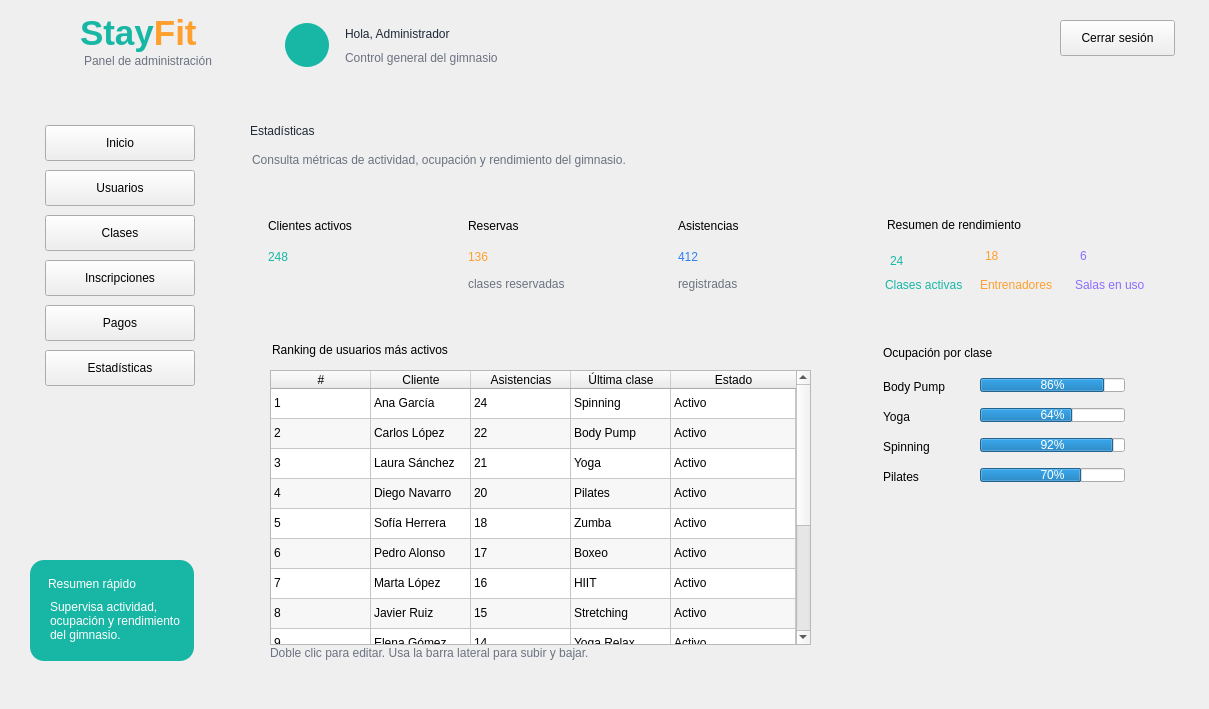
  <widget class="QWidget" name="centralwidget">
   <widget class="QFrame" name="frameHeader">
    <property name="geometry">
     <rect>
      <x>0</x>
      <y>0</y>
      <width>1200</width>
      <height>90</height>
     </rect>
    </property>
    <widget class="QLabel" name="lblLogoIcono">
     <property name="geometry">
      <rect>
       <x>18</x>
       <y>10</y>
       <width>65</width>
       <height>65</height>
      </rect>
     </property>
     <property name="text">
      <string/>
     </property>
     <property name="pixmap">
      <pixmap>../imagenes/logo_stayfit.png</pixmap>
     </property>
     <property name="scaledContents">
      <bool>true</bool>
     </property>
    </widget>
    <widget class="QLabel" name="labelStayFitHeader">
     <property name="geometry">
      <rect>
       <x>80</x>
       <y>8</y>
       <width>170</width>
       <height>51</height>
      </rect>
     </property>
     <property name="text">
      <string>&lt;html&gt;&lt;body&gt;&lt;span style=&quot;font-size:26pt; font-weight:700; color:#18B7A5;&quot;&gt;Stay&lt;/span&gt;&lt;span style=&quot;font-size:26pt; font-weight:700; color:#FF9F2E;&quot;&gt;Fit&lt;/span&gt;&lt;/body&gt;&lt;/html&gt;</string>
     </property>
    </widget>
    <widget class="QLabel" name="labelSubtituloHeader">
     <property name="geometry">
      <rect>
       <x>84</x>
       <y>52</y>
       <width>180</width>
       <height>18</height>
      </rect>
     </property>
     <property name="styleSheet">
      <string notr="true">color:#6B7280; font:9pt &quot;Segoe UI&quot;;</string>
     </property>
     <property name="text">
      <string>Panel de administración</string>
     </property>
    </widget>
    <widget class="QLabel" name="lblNombreAdmin">
     <property name="geometry">
      <rect>
       <x>345</x>
       <y>22</y>
       <width>270</width>
       <height>24</height>
      </rect>
     </property>
     <property name="styleSheet">
      <string notr="true">font:bold 13pt &quot;Segoe UI&quot;; color:#1F2937;</string>
     </property>
     <property name="text">
      <string>Hola, Administrador</string>
     </property>
    </widget>
    <widget class="QLabel" name="lblRolAdmin">
     <property name="geometry">
      <rect>
       <x>345</x>
       <y>48</y>
       <width>250</width>
       <height>20</height>
      </rect>
     </property>
     <property name="styleSheet">
      <string notr="true">font:10pt &quot;Segoe UI&quot;; color:#6B7280;</string>
     </property>
     <property name="text">
      <string>Control general del gimnasio</string>
     </property>
    </widget>
    <widget class="QPushButton" name="btnCerrarSesion">
     <property name="geometry">
      <rect>
       <x>1060</x>
       <y>20</y>
       <width>115</width>
       <height>36</height>
      </rect>
     </property>
     <property name="text">
      <string>Cerrar sesión</string>
     </property>
    </widget>
    <widget class="QLabel" name="lblAvatarAdmin_2">
     <property name="geometry">
      <rect>
       <x>285</x>
       <y>23</y>
       <width>44</width>
       <height>44</height>
      </rect>
     </property>
     <property name="styleSheet">
      <string notr="true">background-color:#18B7A5; border-radius:22px;</string>
     </property>
     <property name="pixmap">
      <pixmap>../imagenes/usuario.png</pixmap>
     </property>
     <property name="scaledContents">
      <bool>true</bool>
     </property>
    </widget>
   </widget>
   <widget class="QFrame" name="frameMenu">
    <property name="geometry">
     <rect>
      <x>0</x>
      <y>90</y>
      <width>220</width>
      <height>610</height>
     </rect>
    </property>
    <widget class="QPushButton" name="btnInicio">
     <property name="geometry">
      <rect>
       <x>45</x>
       <y>35</y>
       <width>150</width>
       <height>36</height>
      </rect>
     </property>
     <property name="text">
      <string>Inicio</string>
     </property>
    </widget>
    <widget class="QPushButton" name="btnUsuarios">
     <property name="geometry">
      <rect>
       <x>45</x>
       <y>80</y>
       <width>150</width>
       <height>36</height>
      </rect>
     </property>
     <property name="text">
      <string>Usuarios</string>
     </property>
    </widget>
    <widget class="QPushButton" name="btnClases">
     <property name="geometry">
      <rect>
       <x>45</x>
       <y>125</y>
       <width>150</width>
       <height>36</height>
      </rect>
     </property>
     <property name="text">
      <string>Clases</string>
     </property>
    </widget>
    <widget class="QPushButton" name="btnInscripciones">
     <property name="geometry">
      <rect>
       <x>45</x>
       <y>170</y>
       <width>150</width>
       <height>36</height>
      </rect>
     </property>
     <property name="text">
      <string>Inscripciones</string>
     </property>
    </widget>
    <widget class="QPushButton" name="btnPagos">
     <property name="geometry">
      <rect>
       <x>45</x>
       <y>215</y>
       <width>150</width>
       <height>36</height>
      </rect>
     </property>
     <property name="text">
      <string>Pagos</string>
     </property>
    </widget>
    <widget class="QPushButton" name="btnEstadisticas">
     <property name="geometry">
      <rect>
       <x>45</x>
       <y>260</y>
       <width>150</width>
       <height>36</height>
      </rect>
     </property>
     <property name="text">
      <string>Estadísticas</string>
     </property>
    </widget>
    <widget class="QFrame" name="cardSigue">
     <property name="geometry">
      <rect>
       <x>30</x>
       <y>470</y>
       <width>164</width>
       <height>101</height>
      </rect>
     </property>
     <property name="styleSheet">
      <string notr="true">QFrame#cardSigue { background-color:#18B7A5; border-radius:14px; border:none; }</string>
     </property>
     <widget class="QLabel" name="lblSigue">
      <property name="geometry">
       <rect>
        <x>18</x>
        <y>12</y>
        <width>130</width>
        <height>24</height>
       </rect>
      </property>
      <property name="styleSheet">
       <string notr="true">color:white; font:bold 11pt &quot;Segoe UI&quot;;</string>
      </property>
      <property name="text">
       <string>Resumen rápido</string>
      </property>
     </widget>
     <widget class="QLabel" name="lblSigueTexto">
      <property name="geometry">
       <rect>
        <x>20</x>
        <y>30</y>
        <width>130</width>
        <height>61</height>
       </rect>
      </property>
      <property name="styleSheet">
       <string notr="true">color:white; font:9pt &quot;Segoe UI&quot;;</string>
      </property>
      <property name="text">
       <string>Supervisa actividad, ocupación y rendimiento del gimnasio.</string>
      </property>
      <property name="wordWrap">
       <bool>true</bool>
      </property>
     </widget>
    </widget>
    <widget class="QLabel" name="icoInicio">
     <property name="geometry">
      <rect>
       <x>20</x>
       <y>40</y>
       <width>20</width>
       <height>20</height>
      </rect>
     </property>
     <property name="pixmap">
      <pixmap>../imagenes/casa_inicio.png</pixmap>
     </property>
     <property name="scaledContents">
      <bool>true</bool>
     </property>
    </widget>
    <widget class="QLabel" name="icoUsuarios">
     <property name="geometry">
      <rect>
       <x>20</x>
       <y>85</y>
       <width>23</width>
       <height>23</height>
      </rect>
     </property>
     <property name="pixmap">
      <pixmap>../imagenes/usuario.png</pixmap>
     </property>
     <property name="scaledContents">
      <bool>true</bool>
     </property>
    </widget>
    <widget class="QLabel" name="icoClases">
     <property name="geometry">
      <rect>
       <x>20</x>
       <y>130</y>
       <width>23</width>
       <height>23</height>
      </rect>
     </property>
     <property name="pixmap">
      <pixmap>../imagenes/calendario.png</pixmap>
     </property>
     <property name="scaledContents">
      <bool>true</bool>
     </property>
    </widget>
    <widget class="QLabel" name="icoIns">
     <property name="geometry">
      <rect>
       <x>20</x>
       <y>175</y>
       <width>23</width>
       <height>23</height>
      </rect>
     </property>
     <property name="pixmap">
      <pixmap>../imagenes/inscripcion.png</pixmap>
     </property>
     <property name="scaledContents">
      <bool>true</bool>
     </property>
    </widget>
    <widget class="QLabel" name="icoPagos">
     <property name="geometry">
      <rect>
       <x>20</x>
       <y>220</y>
       <width>23</width>
       <height>23</height>
      </rect>
     </property>
     <property name="pixmap">
      <pixmap>../imagenes/pagos.png</pixmap>
     </property>
     <property name="scaledContents">
      <bool>true</bool>
     </property>
    </widget>
    <widget class="QLabel" name="icoEst">
     <property name="geometry">
      <rect>
       <x>10</x>
       <y>265</y>
       <width>23</width>
       <height>23</height>
      </rect>
     </property>
     <property name="pixmap">
      <pixmap>../imagenes/grafico-de-barras.png</pixmap>
     </property>
     <property name="scaledContents">
      <bool>true</bool>
     </property>
    </widget>
   </widget>
   <widget class="QFrame" name="frameContenido">
    <property name="geometry">
     <rect>
      <x>220</x>
      <y>90</y>
      <width>980</width>
      <height>610</height>
     </rect>
    </property>
    <widget class="QLabel" name="lblTitulo">
     <property name="geometry">
      <rect>
       <x>30</x>
       <y>24</y>
       <width>300</width>
       <height>34</height>
      </rect>
     </property>
     <property name="styleSheet">
      <string notr="true">font:bold 20pt &quot;Segoe UI&quot;; color:#1F2937;</string>
     </property>
     <property name="text">
      <string>Estadísticas</string>
     </property>
    </widget>
    <widget class="QLabel" name="lblSubtitulo">
     <property name="geometry">
      <rect>
       <x>32</x>
       <y>60</y>
       <width>520</width>
       <height>20</height>
      </rect>
     </property>
     <property name="styleSheet">
      <string notr="true">font:9pt &quot;Segoe UI&quot;; color:#6B7280;</string>
     </property>
     <property name="text">
      <string>Consulta métricas de actividad, ocupación y rendimiento del gimnasio.</string>
     </property>
    </widget>
    <widget class="QFrame" name="cardResumen1">
     <property name="geometry">
      <rect>
       <x>30</x>
       <y>110</y>
       <width>161</width>
       <height>105</height>
      </rect>
     </property>
     <widget class="QLabel" name="lblR1">
      <property name="geometry">
       <rect>
        <x>18</x>
        <y>16</y>
        <width>120</width>
        <height>20</height>
       </rect>
      </property>
      <property name="styleSheet">
       <string notr="true">font:bold 9pt &quot;Segoe UI&quot;;</string>
      </property>
      <property name="text">
       <string>Clientes activos</string>
      </property>
     </widget>
     <widget class="QLabel" name="lblNumR1">
      <property name="geometry">
       <rect>
        <x>18</x>
        <y>42</y>
        <width>110</width>
        <height>30</height>
       </rect>
      </property>
      <property name="styleSheet">
       <string notr="true">font:bold 22pt &quot;Segoe UI&quot;; color:#18B7A5;</string>
      </property>
      <property name="text">
       <string>248</string>
      </property>
     </widget>
    </widget>
    <widget class="QFrame" name="cardResumen2">
     <property name="geometry">
      <rect>
       <x>230</x>
       <y>110</y>
       <width>171</width>
       <height>105</height>
      </rect>
     </property>
     <widget class="QLabel" name="lblR2">
      <property name="geometry">
       <rect>
        <x>18</x>
        <y>16</y>
        <width>120</width>
        <height>20</height>
       </rect>
      </property>
      <property name="styleSheet">
       <string notr="true">font:bold 9pt &quot;Segoe UI&quot;;</string>
      </property>
      <property name="text">
       <string>Reservas</string>
      </property>
     </widget>
     <widget class="QLabel" name="lblNumR2">
      <property name="geometry">
       <rect>
        <x>18</x>
        <y>42</y>
        <width>110</width>
        <height>30</height>
       </rect>
      </property>
      <property name="styleSheet">
       <string notr="true">font:bold 22pt &quot;Segoe UI&quot;; color:#FF9F2E;</string>
      </property>
      <property name="text">
       <string>136</string>
      </property>
     </widget>
     <widget class="QLabel" name="lblSubR2">
      <property name="geometry">
       <rect>
        <x>18</x>
        <y>75</y>
        <width>130</width>
        <height>18</height>
       </rect>
      </property>
      <property name="styleSheet">
       <string notr="true">font:8pt &quot;Segoe UI&quot;; color:#6B7280;</string>
      </property>
      <property name="text">
       <string>clases reservadas</string>
      </property>
     </widget>
    </widget>
    <widget class="QFrame" name="cardResumen4">
     <property name="geometry">
      <rect>
       <x>440</x>
       <y>110</y>
       <width>171</width>
       <height>105</height>
      </rect>
     </property>
     <widget class="QLabel" name="lblR4">
      <property name="geometry">
       <rect>
        <x>18</x>
        <y>16</y>
        <width>130</width>
        <height>20</height>
       </rect>
      </property>
      <property name="styleSheet">
       <string notr="true">font:bold 9pt &quot;Segoe UI&quot;;</string>
      </property>
      <property name="text">
       <string>Asistencias</string>
      </property>
     </widget>
     <widget class="QLabel" name="lblNumR4">
      <property name="geometry">
       <rect>
        <x>18</x>
        <y>42</y>
        <width>110</width>
        <height>30</height>
       </rect>
      </property>
      <property name="styleSheet">
       <string notr="true">font:bold 22pt &quot;Segoe UI&quot;; color:#2F80ED;</string>
      </property>
      <property name="text">
       <string>412</string>
      </property>
     </widget>
     <widget class="QLabel" name="lblSubR4">
      <property name="geometry">
       <rect>
        <x>18</x>
        <y>75</y>
        <width>130</width>
        <height>18</height>
       </rect>
      </property>
      <property name="styleSheet">
       <string notr="true">font:8pt &quot;Segoe UI&quot;; color:#6B7280;</string>
      </property>
      <property name="text">
       <string>registradas</string>
      </property>
     </widget>
    </widget>
    <widget class="QLabel" name="fondoOla">
     <property name="geometry">
      <rect>
       <x>0</x>
       <y>0</y>
       <width>990</width>
       <height>620</height>
      </rect>
     </property>
     <property name="text">
      <string/>
     </property>
     <property name="pixmap">
      <pixmap>src/vista/imagenes/reborde_ola.png</pixmap>
     </property>
     <property name="scaledContents">
      <bool>true</bool>
     </property>
    </widget>
    <widget class="QLabel" name="label">
     <property name="geometry">
      <rect>
       <x>0</x>
       <y>0</y>
       <width>991</width>
       <height>621</height>
      </rect>
     </property>
     <property name="text">
      <string/>
     </property>
     <property name="pixmap">
      <pixmap>src/vista/imagenes/reborde_ola.png</pixmap>
     </property>
     <property name="scaledContents">
      <bool>true</bool>
     </property>
    </widget>
    <widget class="QFrame" name="cardRanking">
     <property name="geometry">
      <rect>
       <x>30</x>
       <y>235</y>
       <width>581</width>
       <height>345</height>
      </rect>
     </property>
     <widget class="QLabel" name="lblRanking">
      <property name="geometry">
       <rect>
        <x>22</x>
        <y>13</y>
        <width>260</width>
        <height>24</height>
       </rect>
      </property>
      <property name="styleSheet">
       <string notr="true">font:bold 11pt &amp;quot;Segoe UI&amp;quot;;</string>
      </property>
      <property name="text">
       <string>Ranking de usuarios más activos</string>
      </property>
     </widget>
     <widget class="QTableWidget" name="tablaRanking">
      <property name="geometry">
       <rect>
        <x>20</x>
        <y>45</y>
        <width>541</width>
        <height>275</height>
       </rect>
      </property>
      <property name="verticalScrollBarPolicy">
       <enum>Qt::ScrollBarAsNeeded</enum>
      </property>
      <property name="horizontalScrollBarPolicy">
       <enum>Qt::ScrollBarAsNeeded</enum>
      </property>
      <property name="editTriggers">
       <set>QAbstractItemView::NoEditTriggers</set>
      </property>
      <property name="alternatingRowColors">
       <bool>true</bool>
      </property>
      <property name="selectionBehavior">
       <enum>QAbstractItemView::SelectItems</enum>
      </property>
      <property name="rowCount">
       <number>14</number>
      </property>
      <property name="columnCount">
       <number>5</number>
      </property>
      <attribute name="horizontalHeaderStretchLastSection">
       <bool>true</bool>
      </attribute>
      <attribute name="verticalHeaderVisible">
       <bool>false</bool>
      </attribute>
      <row/>
      <row/>
      <row/>
      <row/>
      <row/>
      <row/>
      <row/>
      <row/>
      <row/>
      <row/>
      <row/>
      <row/>
      <row/>
      <row/>
      <column>
       <property name="text">
        <string>#</string>
       </property>
      </column>
      <column>
       <property name="text">
        <string>Cliente</string>
       </property>
      </column>
      <column>
       <property name="text">
        <string>Asistencias</string>
       </property>
      </column>
      <column>
       <property name="text">
        <string>Última clase</string>
       </property>
      </column>
      <column>
       <property name="text">
        <string>Estado</string>
       </property>
      </column>
      <item row="0" column="0">
       <property name="text">
        <string>1</string>
       </property>
      </item>
      <item row="0" column="1">
       <property name="text">
        <string>Ana García</string>
       </property>
      </item>
      <item row="0" column="2">
       <property name="text">
        <string>24</string>
       </property>
      </item>
      <item row="0" column="3">
       <property name="text">
        <string>Spinning</string>
       </property>
      </item>
      <item row="0" column="4">
       <property name="text">
        <string>Activo</string>
       </property>
      </item>
      <item row="1" column="0">
       <property name="text">
        <string>2</string>
       </property>
      </item>
      <item row="1" column="1">
       <property name="text">
        <string>Carlos López</string>
       </property>
      </item>
      <item row="1" column="2">
       <property name="text">
        <string>22</string>
       </property>
      </item>
      <item row="1" column="3">
       <property name="text">
        <string>Body Pump</string>
       </property>
      </item>
      <item row="1" column="4">
       <property name="text">
        <string>Activo</string>
       </property>
      </item>
      <item row="2" column="0">
       <property name="text">
        <string>3</string>
       </property>
      </item>
      <item row="2" column="1">
       <property name="text">
        <string>Laura Sánchez</string>
       </property>
      </item>
      <item row="2" column="2">
       <property name="text">
        <string>21</string>
       </property>
      </item>
      <item row="2" column="3">
       <property name="text">
        <string>Yoga</string>
       </property>
      </item>
      <item row="2" column="4">
       <property name="text">
        <string>Activo</string>
       </property>
      </item>
      <item row="3" column="0">
       <property name="text">
        <string>4</string>
       </property>
      </item>
      <item row="3" column="1">
       <property name="text">
        <string>Diego Navarro</string>
       </property>
      </item>
      <item row="3" column="2">
       <property name="text">
        <string>20</string>
       </property>
      </item>
      <item row="3" column="3">
       <property name="text">
        <string>Pilates</string>
       </property>
      </item>
      <item row="3" column="4">
       <property name="text">
        <string>Activo</string>
       </property>
      </item>
      <item row="4" column="0">
       <property name="text">
        <string>5</string>
       </property>
      </item>
      <item row="4" column="1">
       <property name="text">
        <string>Sofía Herrera</string>
       </property>
      </item>
      <item row="4" column="2">
       <property name="text">
        <string>18</string>
       </property>
      </item>
      <item row="4" column="3">
       <property name="text">
        <string>Zumba</string>
       </property>
      </item>
      <item row="4" column="4">
       <property name="text">
        <string>Activo</string>
       </property>
      </item>
      <item row="5" column="0">
       <property name="text">
        <string>6</string>
       </property>
      </item>
      <item row="5" column="1">
       <property name="text">
        <string>Pedro Alonso</string>
       </property>
      </item>
      <item row="5" column="2">
       <property name="text">
        <string>17</string>
       </property>
      </item>
      <item row="5" column="3">
       <property name="text">
        <string>Boxeo</string>
       </property>
      </item>
      <item row="5" column="4">
       <property name="text">
        <string>Activo</string>
       </property>
      </item>
      <item row="6" column="0">
       <property name="text">
        <string>7</string>
       </property>
      </item>
      <item row="6" column="1">
       <property name="text">
        <string>Marta López</string>
       </property>
      </item>
      <item row="6" column="2">
       <property name="text">
        <string>16</string>
       </property>
      </item>
      <item row="6" column="3">
       <property name="text">
        <string>HIIT</string>
       </property>
      </item>
      <item row="6" column="4">
       <property name="text">
        <string>Activo</string>
       </property>
      </item>
      <item row="7" column="0">
       <property name="text">
        <string>8</string>
       </property>
      </item>
      <item row="7" column="1">
       <property name="text">
        <string>Javier Ruiz</string>
       </property>
      </item>
      <item row="7" column="2">
       <property name="text">
        <string>15</string>
       </property>
      </item>
      <item row="7" column="3">
       <property name="text">
        <string>Stretching</string>
       </property>
      </item>
      <item row="7" column="4">
       <property name="text">
        <string>Activo</string>
       </property>
      </item>
      <item row="8" column="0">
       <property name="text">
        <string>9</string>
       </property>
      </item>
      <item row="8" column="1">
       <property name="text">
        <string>Elena Gómez</string>
       </property>
      </item>
      <item row="8" column="2">
       <property name="text">
        <string>14</string>
       </property>
      </item>
      <item row="8" column="3">
       <property name="text">
        <string>Yoga Relax</string>
       </property>
      </item>
      <item row="8" column="4">
       <property name="text">
        <string>Activo</string>
       </property>
      </item>
      <item row="9" column="0">
       <property name="text">
        <string>10</string>
       </property>
      </item>
      <item row="9" column="1">
       <property name="text">
        <string>María Martínez</string>
       </property>
      </item>
      <item row="9" column="2">
       <property name="text">
        <string>13</string>
       </property>
      </item>
      <item row="9" column="3">
       <property name="text">
        <string>Core</string>
       </property>
      </item>
      <item row="9" column="4">
       <property name="text">
        <string>Activo</string>
       </property>
      </item>
      <item row="10" column="0">
       <property name="text">
        <string>11</string>
       </property>
      </item>
      <item row="10" column="1">
       <property name="text">
        <string>Luis Fernández</string>
       </property>
      </item>
      <item row="10" column="2">
       <property name="text">
        <string>12</string>
       </property>
      </item>
      <item row="10" column="3">
       <property name="text">
        <string>Body Pump</string>
       </property>
      </item>
      <item row="10" column="4">
       <property name="text">
        <string>Activo</string>
       </property>
      </item>
      <item row="11" column="0">
       <property name="text">
        <string>12</string>
       </property>
      </item>
      <item row="11" column="1">
       <property name="text">
        <string>Andrea Torres</string>
       </property>
      </item>
      <item row="11" column="2">
       <property name="text">
        <string>11</string>
       </property>
      </item>
      <item row="11" column="3">
       <property name="text">
        <string>Pilates</string>
       </property>
      </item>
      <item row="11" column="4">
       <property name="text">
        <string>Activo</string>
       </property>
      </item>
      <item row="12" column="0">
       <property name="text">
        <string>13</string>
       </property>
      </item>
      <item row="12" column="1">
       <property name="text">
        <string>Sergio Díaz</string>
       </property>
      </item>
      <item row="12" column="2">
       <property name="text">
        <string>10</string>
       </property>
      </item>
      <item row="12" column="3">
       <property name="text">
        <string>Running Indoor</string>
       </property>
      </item>
      <item row="12" column="4">
       <property name="text">
        <string>Activo</string>
       </property>
      </item>
      <item row="13" column="0">
       <property name="text">
        <string>14</string>
       </property>
      </item>
      <item row="13" column="1">
       <property name="text">
        <string>Lucía Ramos</string>
       </property>
      </item>
      <item row="13" column="2">
       <property name="text">
        <string>9</string>
       </property>
      </item>
      <item row="13" column="3">
       <property name="text">
        <string>Mindfulness</string>
       </property>
      </item>
      <item row="13" column="4">
       <property name="text">
        <string>Activo</string>
       </property>
      </item>
     </widget>
     <widget class="QLabel" name="lblRankingPie">
      <property name="geometry">
       <rect>
        <x>20</x>
        <y>318</y>
        <width>420</width>
        <height>20</height>
       </rect>
      </property>
      <property name="styleSheet">
       <string notr="true">font:8pt &amp;quot;Segoe UI&amp;quot;; color:#6B7280;</string>
      </property>
      <property name="text">
       <string>Doble clic para editar. Usa la barra lateral para subir y bajar.</string>
      </property>
     </widget>
    </widget>
    <widget class="QFrame" name="cardOcupacion">
     <property name="geometry">
      <rect>
       <x>645</x>
       <y>240</y>
       <width>300</width>
       <height>165</height>
      </rect>
     </property>
     <widget class="QLabel" name="lblOcupacion">
      <property name="geometry">
       <rect>
        <x>18</x>
        <y>12</y>
        <width>190</width>
        <height>22</height>
       </rect>
      </property>
      <property name="styleSheet">
       <string notr="true">font:bold 11pt &amp;quot;Segoe UI&amp;quot;;</string>
      </property>
      <property name="text">
       <string>Ocupación por clase</string>
      </property>
     </widget>
     <widget class="QLabel" name="lblOcc0">
      <property name="geometry">
       <rect>
        <x>18</x>
        <y>48</y>
        <width>85</width>
        <height>18</height>
       </rect>
      </property>
      <property name="text">
       <string>Body Pump</string>
      </property>
     </widget>
     <widget class="QProgressBar" name="progOcc0">
      <property name="geometry">
       <rect>
        <x>115</x>
        <y>48</y>
        <width>145</width>
        <height>14</height>
       </rect>
      </property>
      <property name="value">
       <number>86</number>
      </property>
     </widget>
     <widget class="QLabel" name="lblOcc1">
      <property name="geometry">
       <rect>
        <x>18</x>
        <y>78</y>
        <width>85</width>
        <height>18</height>
       </rect>
      </property>
      <property name="text">
       <string>Yoga</string>
      </property>
     </widget>
     <widget class="QProgressBar" name="progOcc1">
      <property name="geometry">
       <rect>
        <x>115</x>
        <y>78</y>
        <width>145</width>
        <height>14</height>
       </rect>
      </property>
      <property name="value">
       <number>64</number>
      </property>
     </widget>
     <widget class="QLabel" name="lblOcc2">
      <property name="geometry">
       <rect>
        <x>18</x>
        <y>108</y>
        <width>85</width>
        <height>18</height>
       </rect>
      </property>
      <property name="text">
       <string>Spinning</string>
      </property>
     </widget>
     <widget class="QProgressBar" name="progOcc2">
      <property name="geometry">
       <rect>
        <x>115</x>
        <y>108</y>
        <width>145</width>
        <height>14</height>
       </rect>
      </property>
      <property name="value">
       <number>92</number>
      </property>
     </widget>
     <widget class="QLabel" name="lblOcc3">
      <property name="geometry">
       <rect>
        <x>18</x>
        <y>138</y>
        <width>85</width>
        <height>18</height>
       </rect>
      </property>
      <property name="text">
       <string>Pilates</string>
      </property>
     </widget>
     <widget class="QProgressBar" name="progOcc3">
      <property name="geometry">
       <rect>
        <x>115</x>
        <y>138</y>
        <width>145</width>
        <height>14</height>
       </rect>
      </property>
      <property name="value">
       <number>70</number>
      </property>
     </widget>
    </widget>
    <widget class="QFrame" name="cardActividad">
     <property name="geometry">
      <rect>
       <x>645</x>
       <y>110</y>
       <width>300</width>
       <height>105</height>
      </rect>
     </property>
     <widget class="QLabel" name="lblActividad">
      <property name="geometry">
       <rect>
        <x>22</x>
        <y>13</y>
        <width>220</width>
        <height>24</height>
       </rect>
      </property>
      <property name="styleSheet">
       <string notr="true">font:bold 11pt &quot;Segoe UI&quot;;</string>
      </property>
      <property name="text">
       <string>Resumen de rendimiento</string>
      </property>
     </widget>
     <widget class="QLabel" name="lblNumClasesActivas">
      <property name="geometry">
       <rect>
        <x>25</x>
        <y>40</y>
        <width>45</width>
        <height>41</height>
       </rect>
      </property>
      <property name="styleSheet">
       <string notr="true">font:bold 20pt &quot;Segoe UI&quot;; color:#18B7A5;
</string>
      </property>
      <property name="text">
       <string>24</string>
      </property>
     </widget>
     <widget class="QLabel" name="lblNumEntrenadores">
      <property name="geometry">
       <rect>
        <x>120</x>
        <y>40</y>
        <width>41</width>
        <height>31</height>
       </rect>
      </property>
      <property name="styleSheet">
       <string notr="true">font:bold 20pt &quot;Segoe UI&quot;; color:#FF9F2E;</string>
      </property>
      <property name="text">
       <string>18</string>
      </property>
     </widget>
     <widget class="QLabel" name="lblNumSalas">
      <property name="geometry">
       <rect>
        <x>215</x>
        <y>40</y>
        <width>31</width>
        <height>31</height>
       </rect>
      </property>
      <property name="styleSheet">
       <string notr="true">font:bold 20pt &quot;Segoe UI&quot;; color:#8E6CFF;</string>
      </property>
      <property name="text">
       <string>6 </string>
      </property>
     </widget>
     <widget class="QLabel" name="lblDato1_2">
      <property name="geometry">
       <rect>
        <x>20</x>
        <y>70</y>
        <width>90</width>
        <height>30</height>
       </rect>
      </property>
      <property name="styleSheet">
       <string notr="true">font:bold 10pt &quot;Segoe UI&quot;; color:#18B7A5;</string>
      </property>
      <property name="text">
       <string>Clases activas</string>
      </property>
     </widget>
     <widget class="QLabel" name="lblDato2_2">
      <property name="geometry">
       <rect>
        <x>115</x>
        <y>70</y>
        <width>90</width>
        <height>30</height>
       </rect>
      </property>
      <property name="styleSheet">
       <string notr="true">font:bold 10pt &quot;Segoe UI&quot;; color:#FF9F2E;</string>
      </property>
      <property name="text">
       <string>Entrenadores</string>
      </property>
     </widget>
     <widget class="QLabel" name="lblDato3_2">
      <property name="geometry">
       <rect>
        <x>210</x>
        <y>70</y>
        <width>90</width>
        <height>30</height>
       </rect>
      </property>
      <property name="styleSheet">
       <string notr="true">font:bold 10pt &quot;Segoe UI&quot;; color:#8E6CFF;</string>
      </property>
      <property name="text">
       <string>Salas en uso</string>
      </property>
     </widget>
    </widget>
    <zorder>label</zorder>
    <zorder>fondoOla</zorder>
    <zorder>lblTitulo</zorder>
    <zorder>lblSubtitulo</zorder>
    <zorder>cardResumen1</zorder>
    <zorder>cardResumen2</zorder>
    <zorder>cardResumen4</zorder>
    <zorder>cardRanking</zorder>
    <zorder>cardOcupacion</zorder>
    <zorder>cardActividad</zorder>
   </widget>
  </widget>
